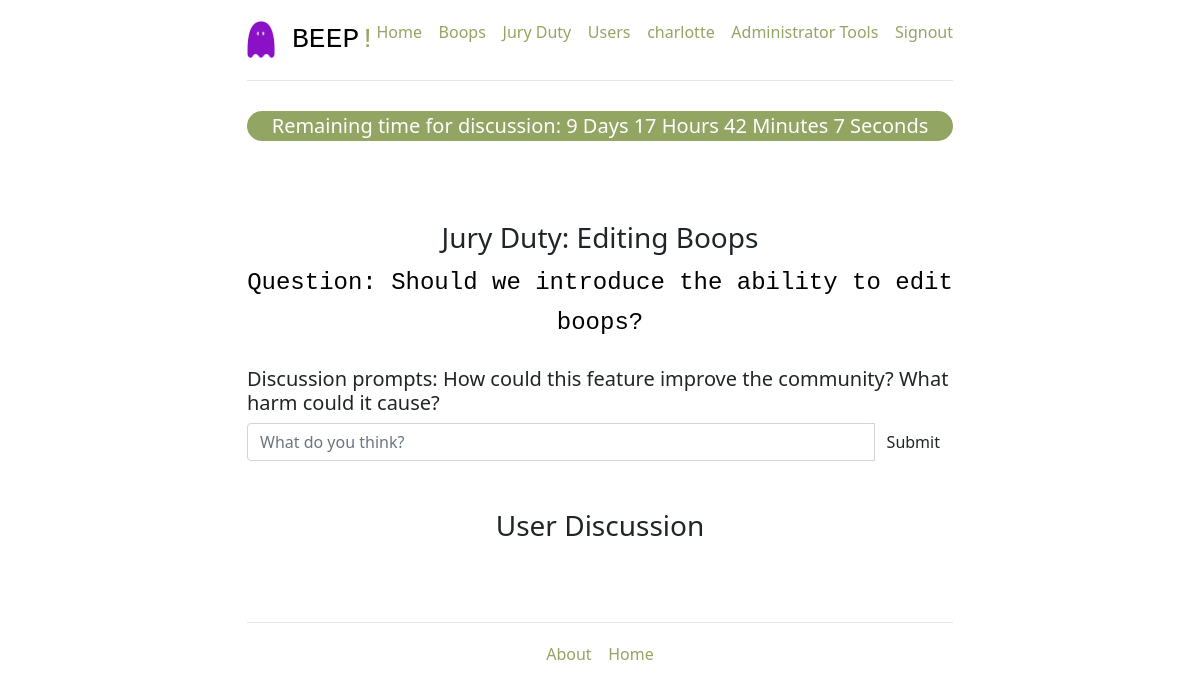
The app's page /jury (signed in) with its own data.
### project/models.py (models this page shows, shortened)
class Issue(db.Model):
    __tablename__ = 'issues'
    id = db.Column(db.Integer, primary_key=True)
    title = db.Column(db.String, unique=True, nullable=False)
    prompt = db.Column(db.String, nullable=False)
    question = db.Column(db.String, nullable=False)
    type = db.Column(db.String, nullable=False, default=False)
    result = db.Column(db.String, default='In Progress')
    end_date = db.Column(db.DateTime, nullable=False)

### project/users/views.py (the view, shortened to what this page needs)
@users_blueprint.route('/jury', methods=['GET', 'POST'])
@login_required
def jury():
    member = Group.query.filter_by(user_id=session['user_id']).first()
    issue_id = member.issue_id
    vote = member.vote
    if issue_id is not None and vote == "Undecided":
        issue = Issue.query.filter_by(id=issue_id).first()
        if issue.type == '0':
            vote_form = ScaleVoteForm(request.form)
        elif issue.type == '1':
            vote_form = BinaryVoteForm(request.form)
        elif issue.type == '2':
            vote_form = None
        else:
            flash('Invalid feedback type.', category='error')
            vote_form = None
    else:
        issue = None
        vote_form = None
    return render_template(
        'jury.html',
        form=PostJuryForm(),
        all_comments=filtered_comments(session['user_id']),
        current_user_id = session['user_id'], issue=issue, date=datetime.datetime.now(),
        vote_form = vote_form
    )

### project/users/forms.py
class BinaryVoteForm(Form):
    vote = RadioField(
        'Vote',
        choices=[(0,'No'),(1,'Yes')]
    )

class PostJuryForm(FlaskForm):
    comment = StringField(
        'Comment',
        validators=[DataRequired(), Length(min=6, max=140)]
    )

### project/users/views.py (called while the page is built)
def login_required(test):
    @wraps(test)
    def wrap(*args, **kwargs):
        if 'logged_in' in session:
            return test(*args, **kwargs)
        else:
            flash('You need to login first')
            return (redirect(url_for('users.login')))
    return wrap

def filtered_comments(user_id):
    group = Group.query.filter_by(user_id=user_id).first()
    member_ids = db.session.query(
        Group.user_id).filter_by(issue_id=group.issue_id)
    user_comments = db.session.query(
        Discussion_Comment).filter_by(user_id=user_id).filter_by(archived=0)
    if member_ids.all():
        member_comments = db.session.query(Discussion_Comment).filter(
            Discussion_Comment.user_id.in_(member_ids)).filter(Discussion_Comment.archived==0)
        result = user_comments.union(member_comments)
        return result.order_by(Discussion_Comment.posted.desc())
    else:
        return user_comments.order_by(Discussion_Comment.posted.desc())

### project/templates/jury.html (shortened to what this page needs)
{% extends '_base.html' %}
{% block content %}
{% if issue == None %}
<h4>You are not currently on jury duty. Check back later to see if you're off the bench<span class = "exclamation">!</span></h4>
<br>
{% else %}
<p id="time" style="text-align:center; background: #93a563; border-radius: 25px; color: white; font-size: 20px;">Remaining time for discussion: <span id="timer"></span></p>
<br>
{% if vote_form == None %}
{% else %}
<br>
{% endif %}
<h3 style="text-align:center"> Jury Duty: {{issue.title}} </h3>
<h4 style="text-align:center">Question: {{issue.question}} </h4>
<br>
<div id="discussionform">
<h5>Discussion prompts: {{issue.prompt}} </h5>
<form action="{{ url_for('users.post_discussion') }}" method="post">
    <div class="input-group">
        {{ form.comment (placeholder="What do you think?", class="form-control") }}
        <span class="input-group-btn">
            <input class="btn btn-default" type="submit" value="Submit">
        </span>
    </div>
</form>
</div>
<br>
<br>
<div id="openfordiscuss">
<h3 style="text-align:center">User Discussion</h4>
</div>
{% endif %}
{% endblock content %}

### project/static/css/jumbotron-narrow.css (style rules this page uses)
body { padding-top: 20px; padding-bottom: 20px; }
h4 { margin-top: 0; margin-bottom: 0; line-height: 40px; color: black; font-family: 'Courier New'; font-size: 20; }

### records on screen
Issue: title "Editing Boops", question "Should we introduce the ability to edit boops?", prompt "How could this feature improve the community? What harm could it cause?"

### other values on screen
{{ session.name }} "charlotte"
